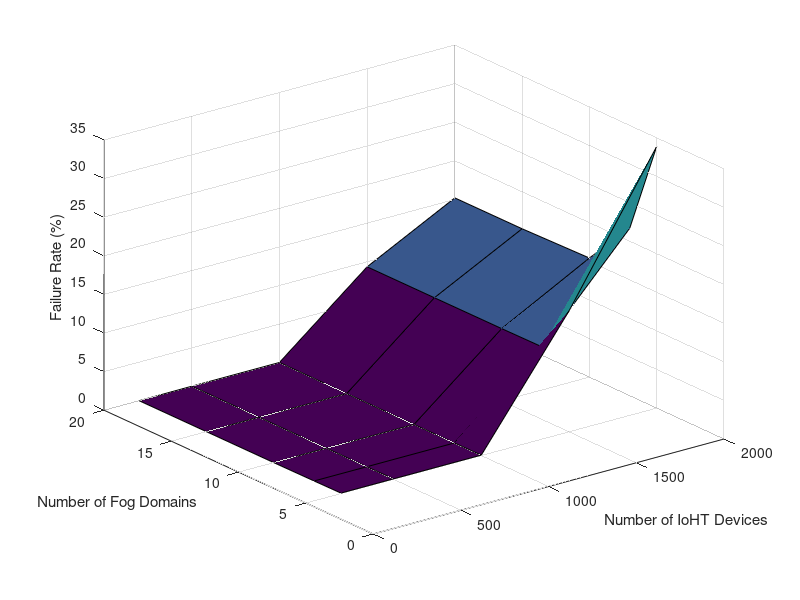
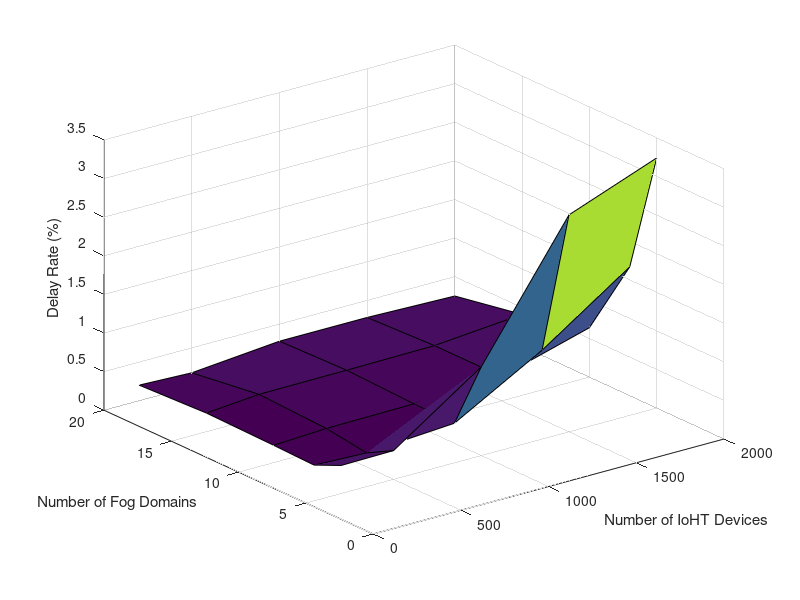

Recreate these plots in MATLAB, in order.
clc
clear all
close all

x=[200 500 1000 1500 2000];
y=[5 7 10 15 20];

z1=[0.055	0.055	0.055	15.65	33.89
    0.027	0.022	0.027	9.40	21.7
    0.000	0.022	0.016	9.36	15.43
    0.000	0.022	0.006	9.35	15.21
    0.000	0.032	0.033	9.35	15.2];

z2=[0.363	0.372	1.15	2.81	3.24
    0.208	0.182	0.258	0.897	1.67
    0.224	0.258	0.269	0.316	0.64
    0.241	0.299	0.304	0.315	0.412
    0.202	0.177	0.279	0.279	0.249];

figure(1)
surf(x,y,z1)
ylabel('Number of Fog Domains')
xlabel('Number of IoHT Devices')
zlabel('Failure Rate (%)')

figure(2)
surf(x,y,z2)
ylabel('Number of Fog Domains')
xlabel('Number of IoHT Devices')
zlabel('Delay Rate (%)')
